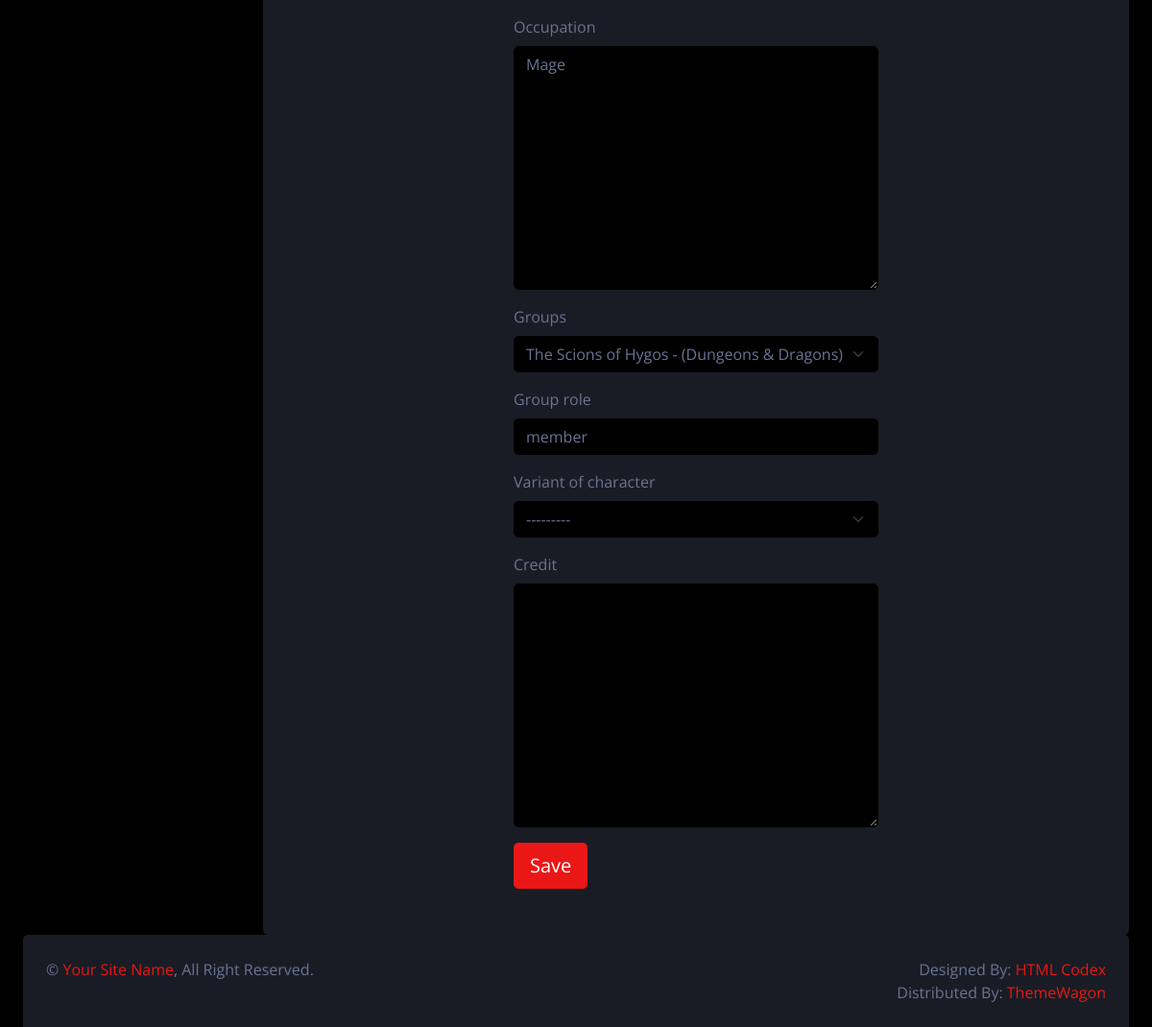
The page /ThineArtSpace/characters/3/update (signed in, lower part) on the database as committed earlier.
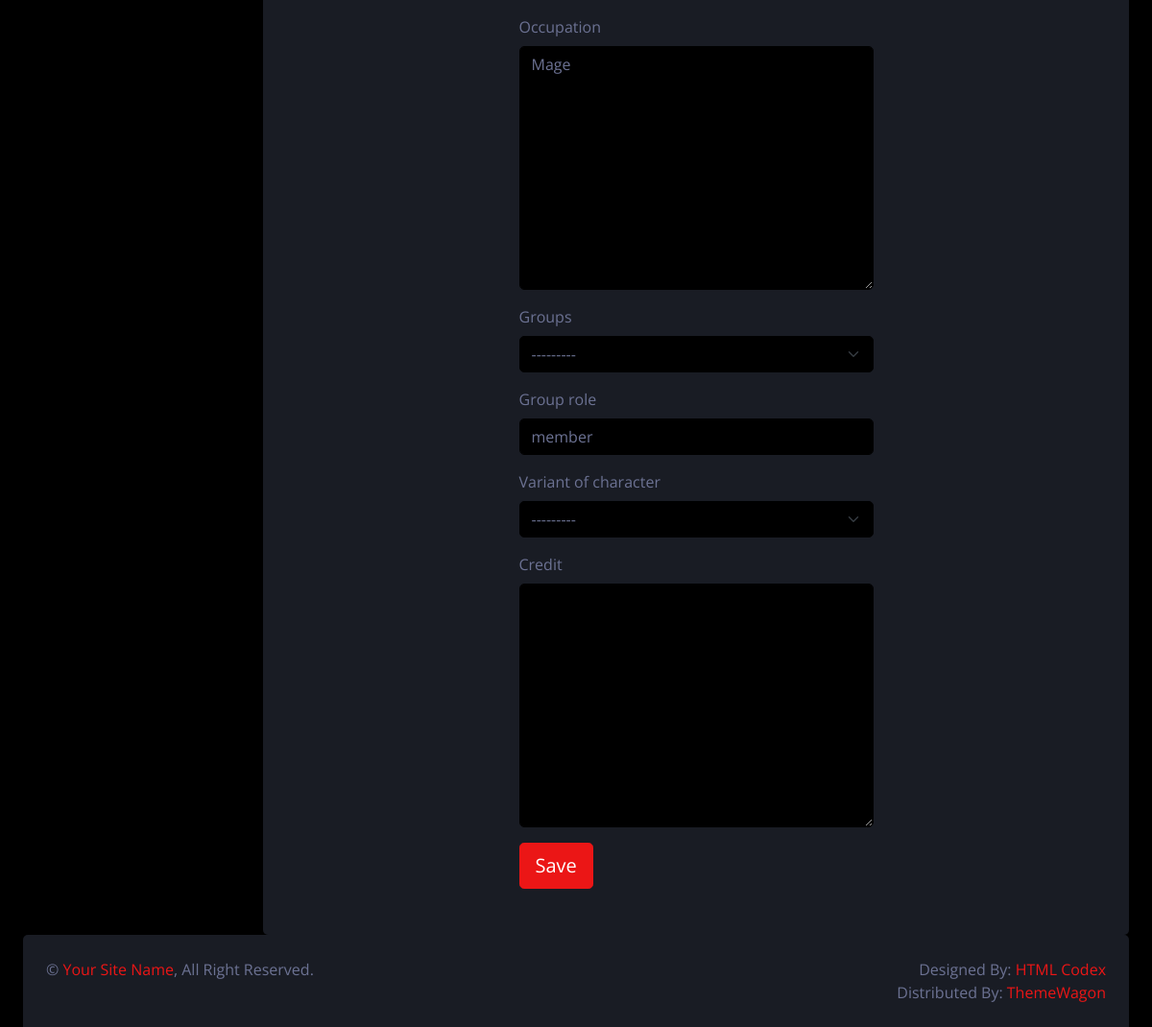
The same page on the database as committed later.
### ThineArtSpace/models.py (models this page shows, shortened)
class Character(models.Model):
    name=models.CharField(verbose_name="Name", max_length=100)
    age=models.CharField(verbose_name="Age", max_length=100)
    backstory=models.TextField(verbose_name="Backstory")
    TAG_CHOICES = [
        ('canon', 'Canon'),
        ('fanon', 'Fanon'),
    ]
    species_relation_tag = models.CharField(max_length=5, choices=TAG_CHOICES, default='fanon')
    group_relation_tag = models.CharField(max_length=5, choices=TAG_CHOICES, default='fanon')
    setting_relation_tag = models.CharField(max_length=5, choices=TAG_CHOICES, default='fanon')
    species=models.ForeignKey(to="Species", on_delete=models.SET_NULL, null=True, blank=True, related_name="species_characters")
    species_name=models.CharField(max_length=200, null=True, blank=True)
    hobbies=models.TextField(verbose_name="Hobbies", null=True, blank=True)
    appearance=models.TextField(verbose_name="Appearance")
    created_by=models.ForeignKey(to=User, on_delete=models.SET_NULL, blank=True, null=True, related_name="creator_characters")
    setting=models.ForeignKey(to=Setting, on_delete=models.SET_NULL, null=True, blank=True,related_name="setting_characters")
    birthday=models.CharField(verbose_name="Birthday", default="Unknown", max_length=100)
    occupation=models.TextField(verbose_name="Occupation", blank=True, null=True)
    image=models.ImageField(verbose_name="Image", upload_to='characters', null=True, blank=True, default='character_default/default.png')
    char_credit=models.TextField(verbose_name="Credit", null=True, blank=True)
    groups = models.ForeignKey(to=Group, on_delete=models.SET_NULL, null=True, blank=True, related_name="group_characters")
    group_role=models.CharField(verbose_name="Group role", max_length=200, null=True, blank=True, default="Unknown")
    variant_of_character=models.ForeignKey(to='self', on_delete=models.SET_NULL, null=True, blank=True, related_name="variants")
    GENDER_CHOICES = [
        ('male', 'Male'),
        ('female', 'Female'),
        ('agender', 'Agender'),
        ('trans male', 'Trans male'),
        ('trans female', 'Trans female'),
        ('multigender', 'Multigender'),
        ('nonbinary', 'Nonbinary'),
    ]
    gender=models.CharField(verbose_name="Gender", max_length=100, choices=GENDER_CHOICES, default="agender")
    def __str__(self):
        return f"{self.name}"
    class Meta:
        verbose_name="Character"
        verbose_name_plural="Characters"

### ThineArtSpace/views.py (the view, shortened to what this page needs)
# urls.py: path("characters/<int:pk>/update", CharacterUpdateView.as_view(), name="character_update"),
class CharacterUpdateView(LoginRequiredMixin, UserPassesTestMixin, generic.UpdateView):
    model = Character
    template_name = 'character_form.html'
    success_url = "/ThineArtSpace/characters/"
    form_class = CharacterCreateUpdateForm
    def test_func(self):
        return self.get_object().created_by == self.request.user

### ThineArtSpace/forms.py
class CharacterCreateUpdateForm(forms.ModelForm):
    class Meta:
        model = Character
        fields = ['image','name','gender','setting','species','age', 'birthday','appearance','backstory',  'hobbies',    'occupation',
            'groups', 'group_role', 'variant_of_character', 'char_credit']

### ThineArtSpace/models.py (called while the page is built)
    def __str__(self):
        return f"{self.name}"

    def __str__(self):
        if self.setting != 'null' and self.setting != 'None' and self.setting != 'blank':
            return f"{self.name} - ({self.setting.name})"
        else:
            return f'{self.name}'

    def __str__(self):
        if self.setting != 'null' and self.setting!= 'none' and self.setting!='blank':
            return f'{self.name} - {self.setting.name}'
        else:
            return f'{self.name}'

### ThineArtSpace/templates/character_form.html (shortened to what this page needs)
{% extends "base.html" %}
{% block "content" %}
<div class="content-section">
    <form method="POST" enctype="multipart/form-data">
    {% load crispy_forms_tags %}
        {{ form|crispy }}
        <div class="form-group">
            <button class="btn btn-lg btn-primary m-2" type="submit">Save</button>
        </div>
    </form>
</div>
{% endblock %}

Rows that differ between the two databases and show on the page:
changed Character "Mage": groups "The Scions of Hygos - (Dungeons & Dragons)" → "---------"
